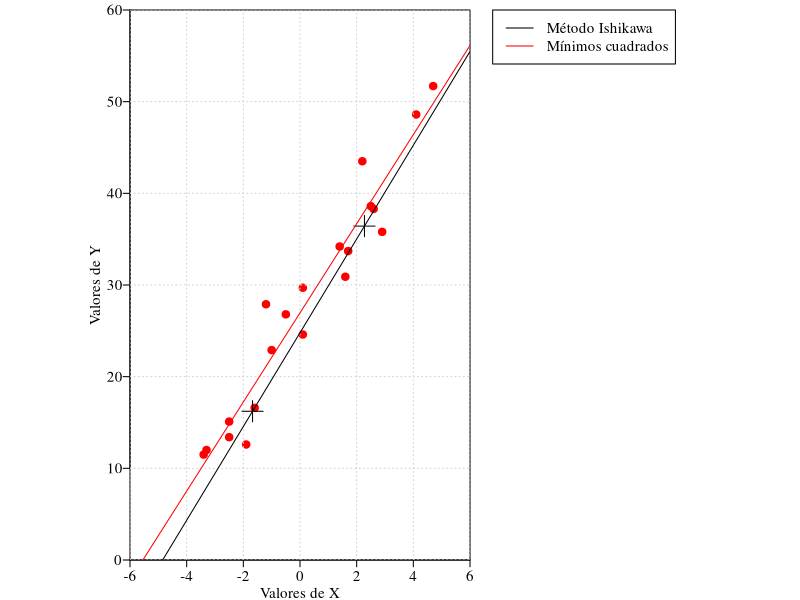

Write R code to recreate this figure.

datos = read.csv2("regresionFuerzaBruta.csv")

png("regresionIshikawa.png", width=1800, height=885, res = 300)

par(fig = c(0.1, 0.6, 0, 1), mar = c(2, 2.5, 0.5, 0.5), family = "serif")

plot(datos$X, datos$Y, xlim = c(-6, 6), ylim = c(0, 60),
     xlab="", ylab="", pch = 19, col = "red",
     cex = 1, xaxt = "n", yaxt = "n", xaxs="i", yaxs="i")
axis(side=1, padj=-1.5, tck=-0.02, at=seq(-6, 6, by = 2), cex.axis = 0.9)
axis(side=2, hadj=-0.5, tck=-0.02, at=0, cex.axis = 0.9, las = 1)
axis(side=2, hadj=0.2, tck=-0.02, at=seq(10, 60, 10), cex.axis = 0.9, las = 1)
mtext('Valores de X', side=1, line=1.1, cex=0.9, las=1, family = "serif")
mtext('Valores de Y', side=2, line=1.3, cex=0.9, las=0, family = "serif")
grid()

q1x = quantile(datos$X, 0.25)
q3x = quantile(datos$X, 0.75)
q1y = quantile(datos$Y, 0.25)
q3y = quantile(datos$Y, 0.75)

qx = c(q1x, q3x) 
qy = c(q1y, q3y)

points(q1x, q1y, pch = 3, cex = 2)
points(q3x, q3y, pch = 3, cex = 2)

abline(lm(qy~qx), col = "black")
abline(lm(datos$Y~datos$X), col = "red")

legend(6.8, 60, legend=c("Método Ishikawa", "Mínimos cuadrados"),
       col=c("black", "red"), lty=1, xpd = NA, cex = 0.9)

dev.off()
